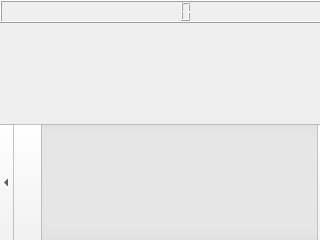
<?xml version="1.0" encoding="UTF-8"?>
<ui version="4.0">
 <class>Dialog</class>
 <widget class="QDialog" name="Dialog">
  <property name="geometry">
   <rect>
    <x>0</x>
    <y>0</y>
    <width>320</width>
    <height>240</height>
   </rect>
  </property>
  <property name="sizePolicy">
   <sizepolicy hsizetype="Minimum" vsizetype="Preferred">
    <horstretch>0</horstretch>
    <verstretch>0</verstretch>
   </sizepolicy>
  </property>
  <property name="windowTitle">
   <string>Dialog</string>
  </property>
  <widget class="QWidget" name="verticalLayoutWidget">
   <property name="geometry">
    <rect>
     <x>0</x>
     <y>0</y>
     <width>331</width>
     <height>241</height>
    </rect>
   </property>
   <layout class="QVBoxLayout" name="verticalLayout">
    <item alignment="Qt::AlignTop">
     <widget class="QLCDNumber" name="lcdNumber">
      <property name="sizePolicy">
       <sizepolicy hsizetype="Minimum" vsizetype="Maximum">
        <horstretch>0</horstretch>
        <verstretch>0</verstretch>
       </sizepolicy>
      </property>
     </widget>
    </item>
    <item>
     <widget class="QScrollBar" name="horizontalScrollBar">
      <property name="sizePolicy">
       <sizepolicy hsizetype="Minimum" vsizetype="Preferred">
        <horstretch>0</horstretch>
        <verstretch>0</verstretch>
       </sizepolicy>
      </property>
      <property name="orientation">
       <enum>Qt::Horizontal</enum>
      </property>
     </widget>
    </item>
   </layout>
  </widget>
 </widget>
 <resources/>
 <connections/>
</ui>
